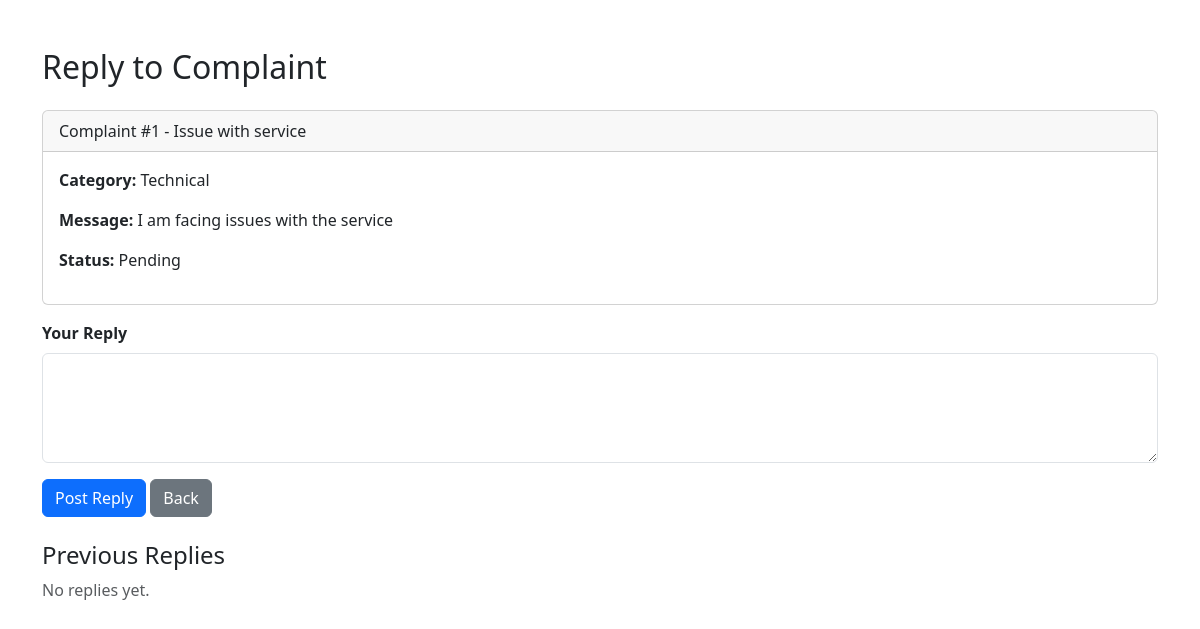
/USP_Feedback-3/staff/reply_to_complaint.php?id=1 (signed in), run on the app's committed database.
### tables this page shows
CREATE TABLE `complaints` (
  `complaint_id` int(11) NOT NULL AUTO_INCREMENT,
  `user_id` int(11) NOT NULL,
  `subject` varchar(200) NOT NULL,
  `category` varchar(100) NOT NULL,
  `message` longtext NOT NULL,
  `status` enum('Pending','In Progress','Resolved') DEFAULT 'Pending',
  `assigned_staff` int(11) DEFAULT NULL,
  `solution` longtext DEFAULT NULL,
  `created_at` timestamp NULL DEFAULT current_timestamp(),
  `resolved_at` timestamp NULL DEFAULT NULL,
  PRIMARY KEY (`complaint_id`),
  KEY `user_id` (`user_id`),
  KEY `assigned_staff` (`assigned_staff`),
  CONSTRAINT `fk_161` FOREIGN KEY (`user_id`) REFERENCES `users` (`id`) ON DELETE CASCADE,
  CONSTRAINT `fk_162` FOREIGN KEY (`assigned_staff`) REFERENCES `users` (`id`) ON DELETE SET NULL
);

### USP_Feedback-3/staff/reply_to_complaint.php (the view, shortened to what this page needs)
<?php
include '../config/db_connect.php';
$complaint_id = isset($_GET['id']) ? intval($_GET['id']) : (isset($_POST['complaint_id']) ? intval($_POST['complaint_id']) : 0);
$complaint = null;
if ($complaint_id) {
    $complaint_query = "SELECT * FROM complaints WHERE complaint_id = $complaint_id";
    $result = mysqli_query($conn, $complaint_query);
    if ($result && mysqli_num_rows($result) > 0) {
        $complaint = mysqli_fetch_assoc($result);
    }
}
$replies = [];
if ($complaint_id) {
    $reply_query = "SELECT r.*, u.name as replied_by_name, u.role as replied_by_role
                    FROM replies r
                    JOIN users u ON r.replied_by = u.id
                    WHERE r.complaint_id = $complaint_id
                    ORDER BY r.reply_date ASC";
    $replies_result = mysqli_query($conn, $reply_query);
    if ($replies_result) {
        $replies = mysqli_fetch_all($replies_result, MYSQLI_ASSOC);
    }
}
?>
<!DOCTYPE html>
<html lang="en">
<head>
    <link href="https://cdn.jsdelivr.net/npm/bootstrap@5.3.0/dist/css/bootstrap.min.css" rel="stylesheet">
<link rel="stylesheet" href="../css/responsive.css">
</head>
<body>
<div class="container py-5">
    <h2 class="mb-4">Reply to Complaint</h2>
    <?php if ($complaint): ?>
        <div class="card mb-3">
            <div class="card-header">
                Complaint #<?php echo $complaint['complaint_id']; ?> - <?php echo htmlspecialchars($complaint['subject']); ?>
            </div>
            <div class="card-body">
                <p><strong>Category:</strong> <?php echo htmlspecialchars($complaint['category']); ?></p>
                <p><strong>Message:</strong> <?php echo nl2br(htmlspecialchars($complaint['message'])); ?></p>
                <p><strong>Status:</strong> <?php echo htmlspecialchars($complaint['status']); ?></p>
            </div>
        </div>
    <?php endif; ?>
    <?php if ($complaint): ?>
        <form method="POST" class="mb-4">
            <div class="mb-3">
                <label for="message" class="form-label"><strong>Your Reply</strong></label>
                <textarea class="form-control" id="message" name="message" rows="4" required><?= isset($_POST['message']) ? htmlspecialchars($_POST['message']) : '' ?></textarea>
            </div>
            <button type="submit" class="btn btn-primary">Post Reply</button>
            <a href="javascript:history.back();" class="btn btn-secondary">Back</a>
        </form>
    <?php endif; ?>
    <h4>Previous Replies</h4>
    <?php if (!empty($replies)): ?>
        <div class="list-group mb-4">
            <?php foreach ($replies as $reply): ?>
                <div class="list-group-item">
                    <div><strong><?php echo htmlspecialchars($reply['replied_by_name']); ?> (<?php echo ucfirst($reply['replied_by_role']); ?>)</strong>
                        <small class="text-muted"><?php echo date('Y-m-d H:i', strtotime($reply['reply_date'])); ?></small>
                    </div>
                    <div><?php echo nl2br(htmlspecialchars($reply['message'])); ?></div>
                </div>
            <?php endforeach; ?>
        </div>
    <?php else: ?>
        <p class="text-muted">No replies yet.</p>
    <?php endif; ?>
</div>
</body>
</html>

### USP_Feedback-3/css/responsive.css (style rules this page uses)
*, *::before, *::after { box-sizing: border-box; }
html { -webkit-text-size-adjust: 100%; text-size-adjust: 100%; }
.main-content, .main, .page-header, .table-section, .card, .row > *, .modal-content, .topbar, .navbar-custom { min-width: 0; }

### data on the page
complaints: complaint_id "1", subject "Issue with service", category "Technical", message "I am facing issues with the service", status "Pending"
